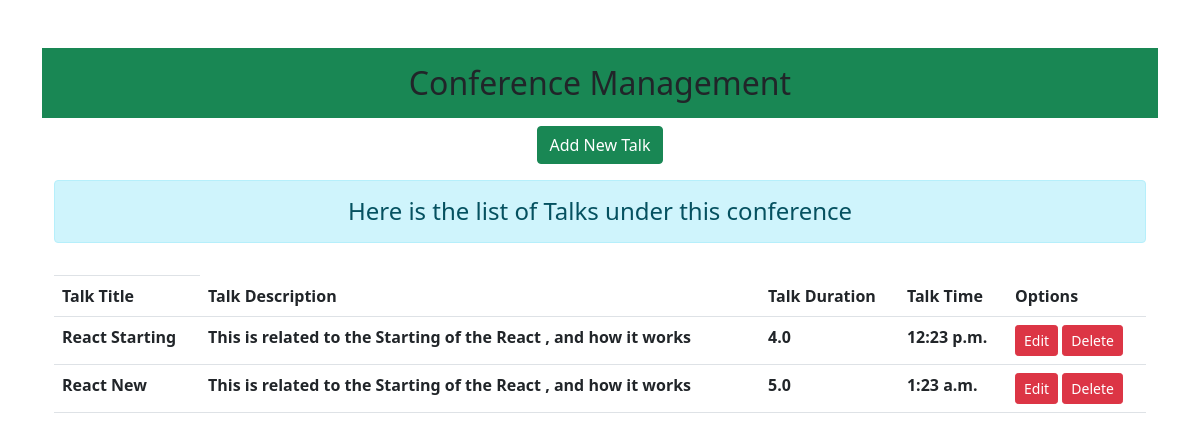
/React/talks/, run on the app's committed database.
### myapp/models.py (models this page shows)
class TalkModel(models.Model):
    talk_conference_title  = models.ForeignKey(ConferenceModel,on_delete=models.CASCADE)
    talk_title = models.TextField(null=False,primary_key=True)
    talk_description =  models.CharField(max_length=100,null=False)
    talk_duration = models.DecimalField(max_digits=2,decimal_places=1)
    talk_time = models.TimeField(null=True)

### myapp/views.py (the view)
# urls.py: path('<str:id>/talks/',views.talkView,name='talks'),
def talkView(request,id):
    initial = {'talk_conference_title':id}
    if request.method == 'POST':
        talkviewform = TalkForm(request.POST)
        if talkviewform.is_valid():
            talkviewform.save()
    else:
        talkviewform=TalkForm(initial=initial)
    talk = ConferenceModel.objects.get(pk=id)
    conferencetalks = talk.talkmodel_set.all()
    return render(request,'myapp/talks.html',{'talkviewform':talkviewform,'conferencetalks':conferencetalks})

### myapp/forms.py
class TalkForm(forms.ModelForm):
    class Meta:
        model = TalkModel
        fields = ['talk_conference_title','talk_title','talk_description','talk_duration','talk_time']
        widgets = {
            'talk_conference_title' : forms.HiddenInput,
            'talk_title' : forms.TextInput(attrs={'class':'form-control '}),
            'talk_description' : forms.TextInput(attrs={'class':'form-control '}),
            'talk_duration' : forms.TextInput(attrs={'class':'form-control '}),
            'talk_time' : forms.TextInput(attrs={'class':'form-control','placeholder':'HH:MM:SS'}),
        }

### myapp/templates/myapp/talks.html (shortened to what this page needs)
{% extends 'myapp/base.html' %}
{% block content %}
<div class="text-center">
    <button class="btn btn-success col" type="button" data-bs-toggle="offcanvas" data-bs-target="#offcanvasRight" aria-controls="offcanvasRight">Add New Talk</button>
</div>
<div class="container mt-3">
    <h4 class="alert alert-info text-center">
        Here is the list of Talks under this conference
    </h4>
    <table class="table table-hover">
        <th class="thead-dark">
            <tr>
                <th scope="col">Talk Title</th>
                <th scope="col">Talk Description</th>
                <th scope="col">Talk Duration </th>
                <th scope="col">Talk Time</th>
                <th scope="col">Options</th>
            </tr>
        </th>
            {% for talkss in conferencetalks %}
            <tr>
                <th scope="col">{{talkss.talk_title}}</th>
                <th scope="col">{{talkss.talk_description}}</th>
                <th scope="col">{{talkss.talk_duration}}</th>
                <th scope="col">{{talkss.talk_time}}</th>
            <td>
                <a href="{% url 'talkedit' talkss.talk_title %}" class="btn btn-danger btn-sm">Edit</a>
                <form action="{% url 'talkdelete' talkss.talk_title %}" method="POST" class="d-inline">
                    <input type="submit" value="Delete" class="btn btn-danger btn-sm">
                </form>
            </td>
        </tr>
            {% endfor %}
    </table>
</div>
{% endblock content %}

### data on the page
TalkModel: talk_title "React Starting", talk_description "This is related to the Starting of the React , and how it works", talk_duration "4.0", talk_time "12:23 p.m."
TalkModel: talk_title "React New", talk_description "This is related to the Starting of the React , and how it works", talk_duration "5.0", talk_time "1:23 a.m."
